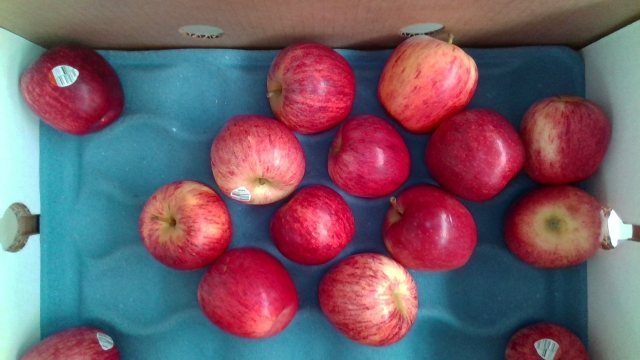
#> input picture apples.PNG, 640 x 360 px, found by its file name
$ python Tutorial9.py
#> lines starting #> are read from the running program, lines starting #| are printed output that depends on the picture; after the words box and inside, x2 and y2 are one past the last pixel; in counts of white or black regions, pixels touching at a corner belong together
import os
import sys

import cv2 as cv
import numpy as np

def main():

    filepath = os.getcwd() + "/apples.png"
    img = cv.imread(filepath, cv.IMREAD_COLOR)
#> img is the input picture: shape (360, 640, 3); mean B, G, R 104.2, 92.2, 114

    if (img is None):
        print(f'Error: Image not found')
        return 1

    hsv = cv.cvtColor(img, cv.COLOR_BGR2HSV)
#> hsv: shape (360, 640, 3); mean H, S, V 102.9, 142, 145.1

    redLower = cv.inRange(hsv, (0, 0, 0), (15, 255, 255))
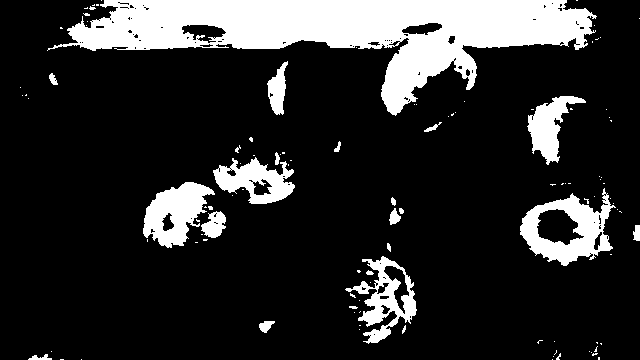
#> redLower: shape (360, 640); 17.3% white; 109 white regions (86 under 20 px), largest, box (x1, y1, x2, y2) and area: (47, 0, 597, 116) 25638, (520, 188, 616, 266) 3332, (143, 182, 215, 248) 2672
    redUpper = cv.inRange(hsv, (165, 0, 0), (180, 255, 255))
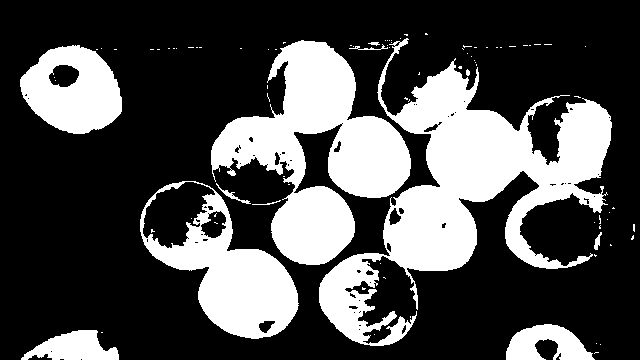
#> redUpper: shape (360, 640); 30.2% white; 90 white regions (78 under 20 px), largest, box (x1, y1, x2, y2) and area: (319, 38, 612, 346) 28605, (211, 40, 411, 265) 20333, (140, 181, 299, 339) 9963
    red = cv.add(redLower, redUpper)
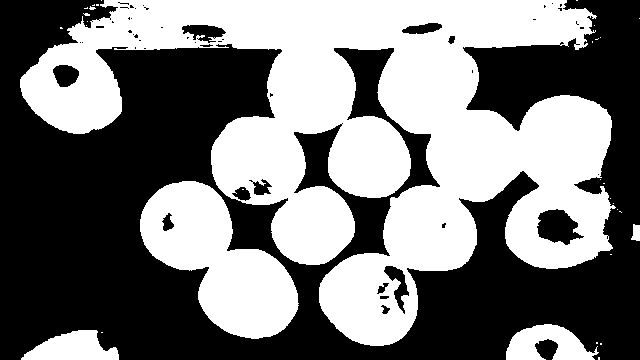
#> red: shape (360, 640); 47.5% white; 32 white regions (27 under 20 px), largest, box (x1, y1, x2, y2) and area: (20, 0, 616, 346) 91914, (140, 181, 299, 339) 13254, (506, 324, 599, 360) 2053, (21, 330, 119, 360) 1919, (631, 224, 640, 241) 117

    green = cv.inRange(hsv, (22, 0, 0), (62, 255, 255))
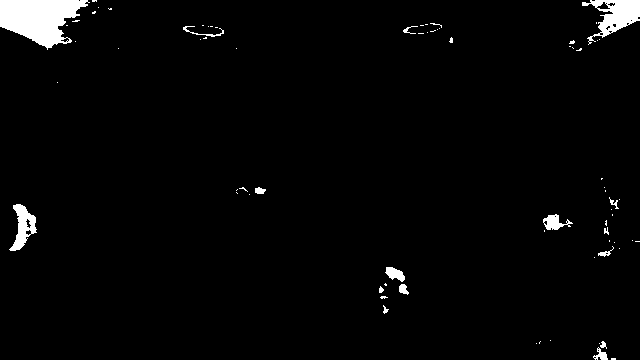
#> green: shape (360, 640); 2.5% white; 73 white regions (57 under 20 px), largest, box (x1, y1, x2, y2) and area: (0, 0, 90, 50) 2789, (582, 0, 640, 45) 1159, (9, 204, 37, 251) 617

    blue = cv.inRange(hsv, (64, 0, 0), (104, 255, 255))
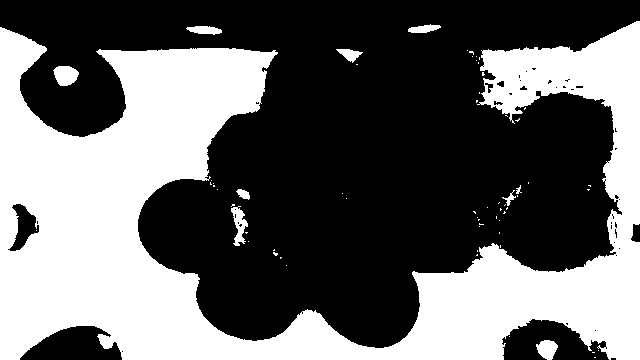
#> blue: shape (360, 640); 40.2% white; 64 white regions (54 under 20 px), largest, box (x1, y1, x2, y2) and area: (0, 21, 640, 360) 90576, (53, 66, 79, 86) 389, (231, 206, 248, 246) 341

    cv.imshow("img", img)
    cv.imshow("hsv", hsv)
    cv.imshow("red", red)
    cv.imshow("green", green)
    cv.imshow("blue", blue)

    cv.waitKey(0)
    cv.destroyAllWindows()

    return 0

if __name__ == "__main__":
    sys.exit(main())
#> (the program exits here)
